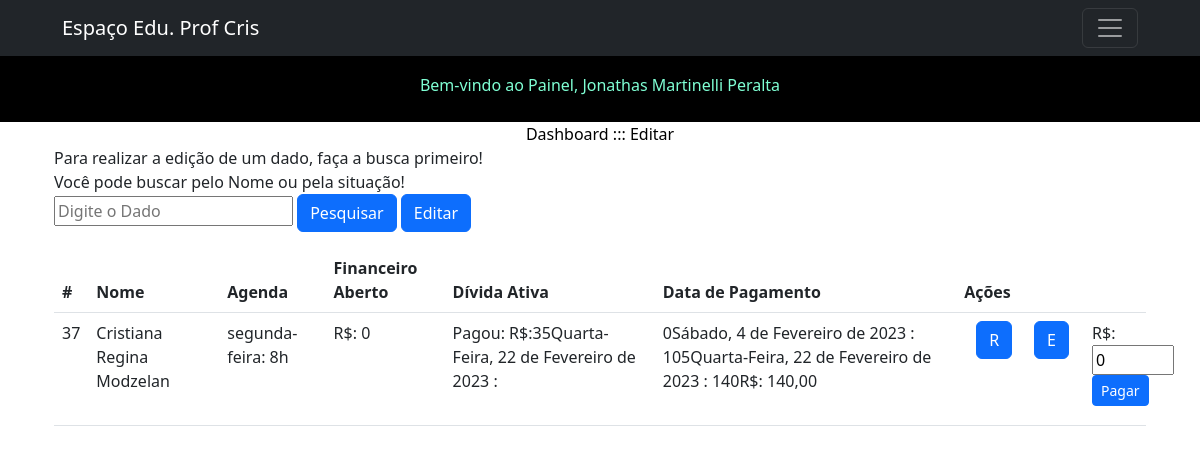
Screenshot of /financeiro.php?busca=Cristiana Regina Modzelan (signed in) with the database file from the repository.
### tables this page shows
CREATE TABLE `usuarios` (
  `id` int(11) NOT NULL,
  `nome` varchar(140) NOT NULL,
  `fone` varchar(20) NOT NULL,
  `responsavel` varchar(140) NOT NULL,
  `endereco` varchar(150) NOT NULL,
  `email` varchar(140) NOT NULL,
  `data_nasc` date NOT NULL,
  `tipo` varchar(20) NOT NULL,
  `agenda` varchar(150) NOT NULL,
  `senha` varchar(16) NOT NULL,
  `aulas` longtext NOT NULL,
  `matricula` varchar(100) NOT NULL,
  `financeiro_aberto` varchar(500) NOT NULL,
  `financeiro_pago` varchar(500) NOT NULL,
  `valor_aula` varchar(20) NOT NULL,
  `divida_ativa` varchar(20) NOT NULL,
  `divida_paga` varchar(20) NOT NULL,
  `reg_aula` text NOT NULL
);

### financeiro.php (the view, shortened to what this page needs)
<?php
include('conexao.php');
?>
<!doctype html>
<html lang="pt-br">
<head>
 <?php include('meta.php'); ?>
</head>
<body>
  <header>
 <?php include('nav.php'); ?>
  </header>
  <main>
    <div class="container">
    <div class="container">
    <p class="text-center m-auto" style="color: black;">Dashboard ::: Editar</p>
<label>Para realizar a edição de um dado, faça a busca primeiro!</label><br>
<form action="">
  <label>Você pode buscar pelo Nome ou pela situação!</label><br>
    <input name="busca" placeholder="Digite o Dado" type="text">
    <button class="btn btn-primary" type="submit" role="button">Pesquisar</button>
    <a class="btn btn-primary" href="editar.php" role="button">Editar</a><br>
</form>
<table class="table" border="1">
<table class="table">
  <thead>
    <tr>
      <th scope="col">#</th>
      <th scope="col">Nome</th>
      <th scope="col">Agenda</th>
      <th scope="col">Financeiro Aberto</th>
      <th scope="col">Dívida Ativa</th>
      <th scope="col">Data de Pagamento</th>
      <th scope="col">Ações</th>
    </tr>
  </thead>
  <tbody>
  <?php
  if (!isset($_GET['busca'])) {
    ?>
  <tr>
      <th scope="row">#</th>
      <td colspan="3">Digite para pesquisar</td>
    </tr>
    <?php
} else {
  $pesquisa = $mysqli->real_escape_string($_GET['busca']);
$sql_code = "SELECT *
FROM usuarios
WHERE nome LIKE '%$pesquisa%'
OR financeiro_aberto LIKE '%$pesquisa%'
OR financeiro_pago LIKE '%$pesquisa%'
OR agenda LIKE '%$pesquisa%'";
$sql_query = $mysqli->query($sql_code) or die("Error ao consultar" . $mysqli->error);
if ($sql_query->num_rows == 0) {
  ?>
  <tr>
  <th scope="row">1</th>
  <td colspan="3">Resultados NÃO encontrados...</td>
</tr>
<?php
} else {
while($dados = $sql_query->fetch_assoc()){
  $nome_link = $dados['nome'];
  ?>
  <tr>
    <td><?php echo $dados['id']; ?></td>
    <td><?php echo $nome_link; ?></td>
    <td><?php echo $dados['agenda']; ?></td>
<td><label>R$: <?php echo $dados['divida_ativa']; ?></label></td>
    </div>
    <td><?php echo $dados['financeiro_aberto']; ?></td>
    <td><?php echo $dados['financeiro_pago'] . "R$: " . $dados['divida_paga'] . ",00"; ?></td>
    <td>
    <div class="container">
  <div class="row">
  <div class="col-6 col-sm-4">
    <form action="aula.php">
<button class="btn btn-primary" type="submit" role="button">R</button>
</form></div>
<div class="col-6 col-sm-4">
<form action="editar.php">
        <button class="btn btn-primary" type="submit" role="button">E</button>
</form></div>
<div class="col-6 col-sm-4">
<form action="pagar.php" method="POST">
<label>R$: <input name="pagar" placeholder="" type="text" size="3" value="<?php echo $dados['divida_ativa']; ?>">
<button type="submit" role="button" class="btn btn-primary btn-sm">Pagar</button>
    </form></div>
</div></div>
    </td>
  <?php
}
} ?>
<?php
}
  ?>
</div></div>
  </main>
</body>
</html>

### rows the page displays
usuarios: id "37", nome "Cristiana Regina Modzelan", agenda "segunda-feira: 8h", divida_ativa "0", financeiro_aberto "Pagou: R$:35Quarta-Feira, 22 de Fevereiro de 2023 :", financeiro_pago "0Sábado, 4 de Fevereiro de 2023 : 105Quarta-Feira, 22 de Fevereiro de 2023 : 140", divida_paga "140", pagar "0"

### other values shown
$_SESSION['nome'] "Jonathas Martinelli Peralta"
